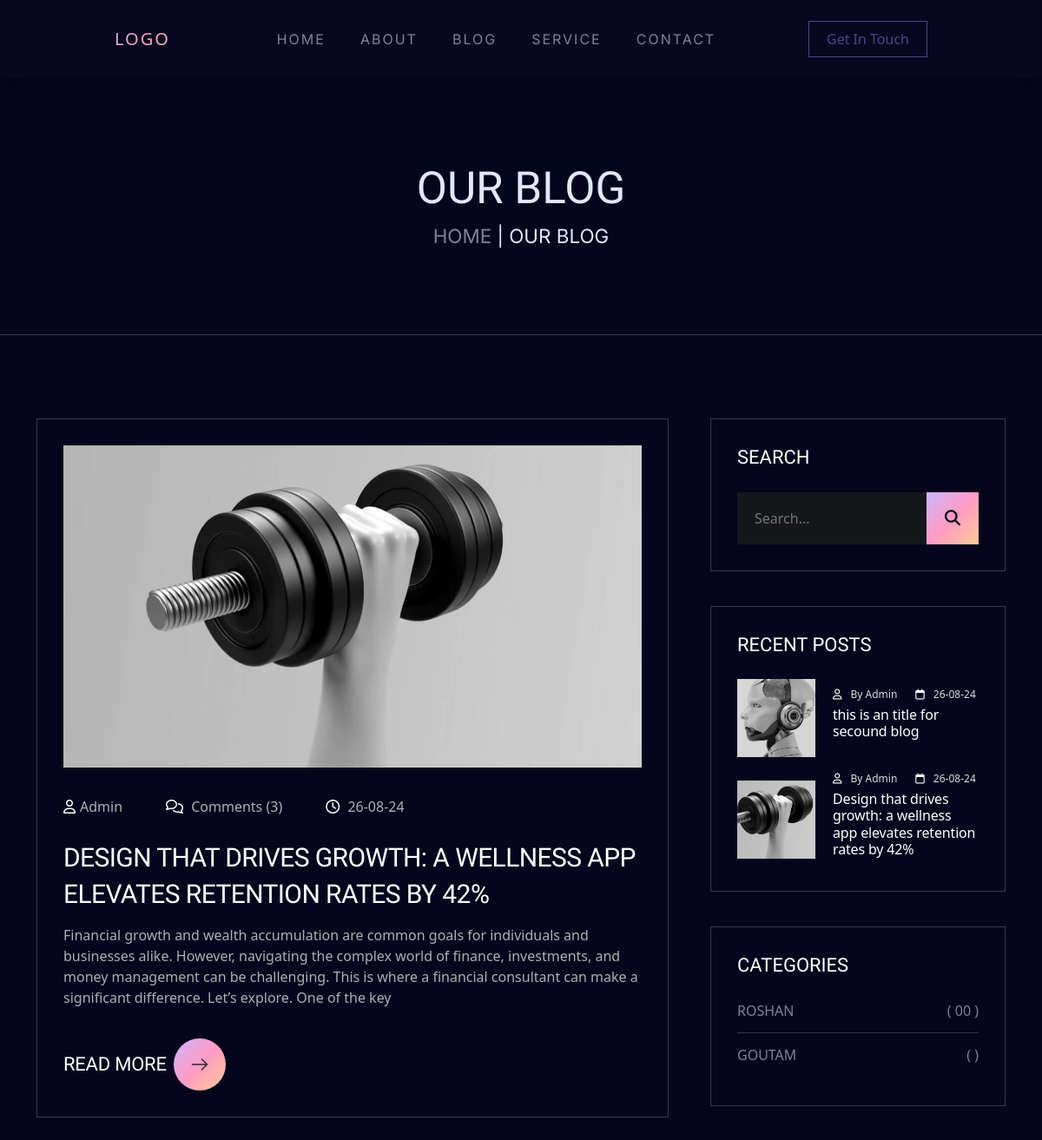
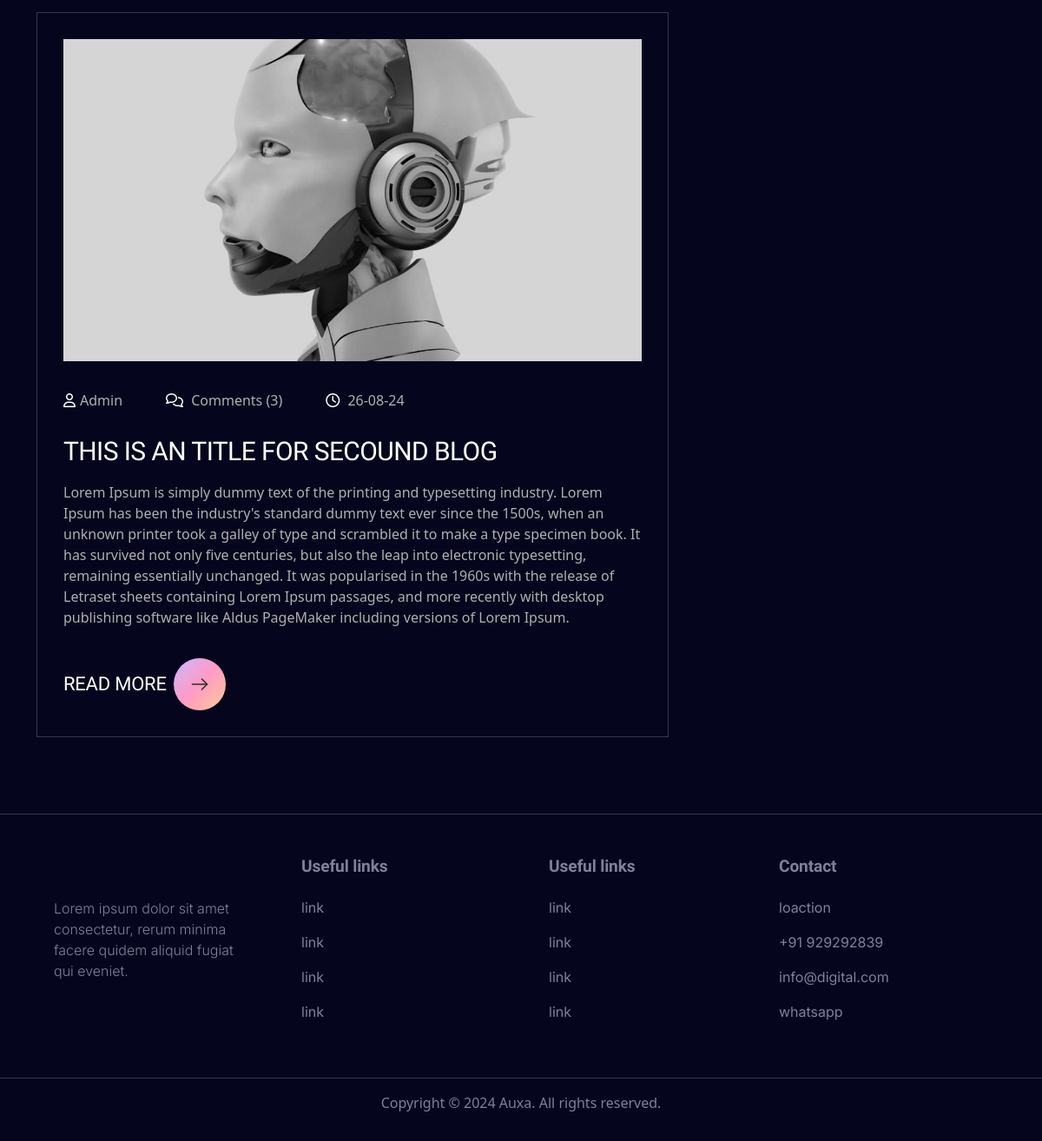
The page /index.php/home/blog on the database its author committed (2 pictures, top to bottom).
### tables this page shows
CREATE TABLE `blog` (
  `id` int(11) NOT NULL,
  `title` varchar(1200) NOT NULL,
  `category` varchar(500) NOT NULL,
  `desc` text NOT NULL,
  `dateofupdation` varchar(500) NOT NULL,
  `img` varchar(50) NOT NULL,
  `content` text NOT NULL,
  `catg` int(11) NOT NULL DEFAULT 1,
  `updationdate` datetime NOT NULL DEFAULT current_timestamp()
);

CREATE TABLE `catg` (
  `id` int(11) NOT NULL,
  `name` varchar(1000) NOT NULL
);

### application/controllers/Home.php (called while the page is built, shortened)
<?php
class Home extends CI_Controller {
	public function __construct(){
		$this->load->model('all_img');
		$this->load->model('Contact');
		$this->load->model('Blog_model');
		$this->load->model('Web_model');
	}
	public function blog()
	{
		$a['blog'] = $this->Blog_model->getallblog();
		$b['blogs'] = $this->Blog_model->getfiveblog();
		$c['catg'] = $this->Web_model->get_all_catg();
		$new = array_merge($a,$b,$c);
		$this->load->view('blog',$new);
	}
}

### index.php (called while the page is built, shortened)
<?php
require_once BASEPATH.'core/CodeIgniter.php';

### application/models/Blog_model.php (called while the page is built, shortened)
<?php
class Blog_model extends CI_Model
{
    public function getallblog(){
        $this->db->select('*');
        $a = $this->db->get('blog')->result();
        return $a;
    }
    public function getfiveblog(){
        $this->db->select('*');
        $this->db->order_by('id','desc');
        $this->db->limit(5);
        $a = $this->db->get('blog')->result();
        return $a;
    }
}

### application/models/Web_model.php (called while the page is built, shortened)
<?php
class Web_model extends CI_Model
{
    public function get_all_catg(){
        $this->db->select('*');
        $this->db->order_by('id','desc');
        $a = $this->db->get('catg')->result();
       return $a;
    }
}

### application/views/blog.php (the view, shortened to what this page needs)
<!DOCTYPE html>
<html lang="en">
<head>
    <?php $this->load->view('include/headlink') ?>
</head>
<body>
    <?php $this->load->view('include/header') ?>
    <main>
        <section class="page__head">
            <div class="page__head__inner py-5">
                <div class="container text-center mt-5 mb-5">
                    <div class="page__heading">
                        <h2>Our Blog</h2>
                    </div>
                    <div class="page_breadcrumb">
                        <p><a href="<?= base_url() ?>">Home</a> | <span>Our Blog</span> </p>
                    </div>
                </div>
            </div>
        </section>
        <section class="blog__cards">
            <div class="blog__cards__inner py-5">
                <div class="container mt-5">
                    <div class="row row-cols-1 row-cols-lg-2 g-5">
                        <div class="col-lg-8">
                            <div class="blog__post__wrapper">
                                <?php foreach($blog as $a){
                                    $id = base64_encode($a->id);
                                    ?>
                                    <article class="single__post__item">
                                    <div class="post__thumbnail__wrapper">
                                        <a href="<?= base_url('blog-detail/'.$id) ?>">
                                            <img src="<?=base_url()?>assets/image/blog_img/<?=$a->img?>" alt="<?=$a->title?>">
                                        </a>
                                    </div>
                                    <div class="post__content__wrapper">
                                        <ul class="post__meta list-unstyled">
                                            <li>
                                                <span>
                                                    <i class="far fa-user"></i><span class="author vcard">Admin</span>
                                                </span>
                                            </li>
                                            <li>
                                                <a href="#!"><i class="far fa-comments"></i> Comments (3)</a>
                                            </li>
                                            <li>
                                                <span class="posted-on">
                                                    <i class="far fa-clock"></i> <a href="#!"><?=$a->dateofupdation?></a>
                                                </span>
                                            </li>
                                        </ul>
                                        <h3 class="post__title border_effect">
                                            <a href="<?= base_url('blog-detail/'.$id) ?>"><?=$a->title?></a>
                                        </h3>
                                        <div class="post__excerpt">
                                            <p><?=$a->desc?></p>
                                        </div>
                                        <div class="post__read__more">
                                            <a href="#!" class="btn__link">Read More <span><img src="assets/images/arrow-right2.svg" alt=""></span></a>
                                        </div>
                                    </div>
                                </article>
                                <?php } ?>
                            </div>
                        </div>
                        <div class="col-lg-4">
                            <div class="blog__sidebar sidebar__area">
                                <div class="widget">
                                    <h2 class="widget__title">Search</h2>
                                    <form class="widget__search" action="#">
                                        <input type="text" placeholder="Search...">
                                        <button><i class="fa-solid fa-magnifying-glass"></i></button>
                                    </form>
                                </div>
                                <div class="widget">
                                    <h2 class="widget__title">Recent Posts</h2>
                                    <div class="widget__post">
                                        <?php foreach($blogs as $b){ $id = base64_encode($b->id)?>
                                            <div class="widget__post__item">
                                            <div class="post__thumb">
                                                <a href="<?= base_url('blog-detail/'.$id) ?>"><img src="<?=base_url()?>assets/image/blog_img/<?=$b->img?>" alt="<?=$b->title?>"></a>
                                            </div>
                                            <div class="post__content">
                                                <div class="post__meta">
                                                    <a href="#!"><i class="invite-text-gr-color far fa-user"></i>By Admin</a>
                                                    <a href="#!"><i class="invite-text-gr-color far fa-calendar"></i><?=$b->dateofupdation?></a>
                                                </div>
                                                <h4 class="post__title border__effect__2"><a href="<?= base_url('blog-detail/'.$id) ?>"><?=$b->title ?></a></h4>
                                            </div>
                                        </div>
                                        <?php } ?>
                                    </div>
                                </div>
                                <div class="widget">
                                    <h2 class="widget__title">
                                        <span>Categories</span>
                                    </h2>
                                    <ul class="widget__category list-unstyled">
                                        <?php foreach($catg as $cat) { ?>
                                            <li><a href="#!"><?=$cat->name?><span>(
                                                    <?php $num = 0; foreach($blogs as $c){ if($c->category == $cat->name){echo $num;} } ?>
                                                )</span></a></li>
                                        <?php } ?>
                                    </ul>
                                </div>
                            </div>
                        </div>
                    </div>
                </div>
            </div>
        </section>
    </main>
    <?php $this->load->view('include/footer') ?>
</body>
</html>

### application/views/include/headlink.php (shortened to what this page needs)
<link rel="stylesheet" href="<?= base_url('assets/css/style.min.css') ?>">
<link href="https://cdn.jsdelivr.net/npm/bootstrap@5.3.3/dist/css/bootstrap.min.css" rel="stylesheet">
<link rel="stylesheet" href="https://cdn.jsdelivr.net/npm/bootstrap-icons@1.11.3/font/bootstrap-icons.min.css"/>
<link rel="stylesheet" href="https://cdnjs.cloudflare.com/ajax/libs/font-awesome/6.6.0/css/all.min.css"/>

### application/views/include/header.php (shortened to what this page needs)
<header>
    <nav class="navbar navbar-expand-lg shadow py-4">
        <div class="container-fluid">
            <a class="navbar-brand" href="#">LOGO</a>
            <div class="collapse navbar-collapse" id="navbarSupportedContent">
                <ul class="navbar-nav mx-auto mb-2 mb-lg-0">
                    <li class="nav-item me-4">
                        <a class="nav-link active" aria-current="page" href="<?= base_url() ?>">Home</a>
                    </li>
                    <li class="nav-item me-4">
                        <a class="nav-link" href="<?= base_url('about-us') ?>">About</a>
                    </li>
                    <li class="nav-item me-4">
                        <a class="nav-link" href="<?= base_url('our-blog') ?>">Blog</a>
                    </li>
                    <li class="nav-item me-4">
                        <a class="nav-link" href="<?= base_url('our-service') ?>">Service</a>
                    </li>
                    <li class="nav-item">
                        <a class="nav-link" href="<?= base_url('contact-us') ?>">Contact</a>
                    </li>
                </ul>
                <div class="d-flex">
                    <a href="#" class="nav__btn">Get in touch</a>
                </div>
            </div>
        </div>
    </nav>
</header>

### application/views/include/footer.php (shortened to what this page needs)
<footer>
    <div class="footer__inner">
        <div class="container py-5">
            <div class="row row-cols-1 row-cols-md-2 row-cols-lg-4">
                <div class="col">
                    <div class="footer__left">
                        <div class="footer__logo">
                        </div>
                        <div class="footer__text mt-4">
                            <p>
                                Lorem ipsum dolor sit amet consectetur, rerum minima facere quidem aliquid fugiat qui eveniet.
                            </p>
                        </div>
                    </div>
                </div>
                <div class="col">
                    <div class="footer__links">
                        <div class="footer__title">
                            <h3>Useful links</h3>
                        </div>
                        <div class="footer__nav mt-4">
                            <ul class="list-unstyled">
                                <li class="mb-3"><a href="#">link</a></li>
                                <li class="mb-3"><a href="#">link</a></li>
                                <li class="mb-3"><a href="#">link</a></li>
                                <li class="mb-3"><a href="#">link</a></li>
                            </ul>
                        </div>
                    </div>
                </div>
                <div class="col">
                    <div class="footer__links">
                        <div class="footer__title">
                            <h3>Useful links</h3>
                        </div>
                        <div class="footer__nav mt-4">
                            <ul class="list-unstyled">
                                <li class="mb-3"><a href="#">link</a></li>
                                <li class="mb-3"><a href="#">link</a></li>
                                <li class="mb-3"><a href="#">link</a></li>
                                <li class="mb-3"><a href="#">link</a></li>
                            </ul>
                        </div>
                    </div>
                </div>
                <div class="col">
                    <div class="footer__contact">
                        <div class="footer__title">
                            <h3>Contact</h3>
                        </div>
                        <div class="footer__nav mt-4">
                            <ul class="list-unstyled">
                                <li class="mb-3"><p><span class="footer__icon"></span><a href="">loaction</a></p></li>
                                <li class="mb-3"><p><span class="footer__icon"></span><a href="tel:">+91 929292839</a></p></li>
                                <li class="mb-3"><p><span class="footer__icon"></span><a href="mail:">info@digital.com</a></p></li>
                                <li class="mb-3"><p><span class="footer__icon"></span><a href="">whatsapp</a></p></li>
                            </ul>
                        </div>
                    </div>
                </div>
            </div>
        </div>
        <div class="footer__bottom text-center py-3">
            <p>Copyright © 2024 Auxa. All rights reserved.</p>
        </div>
    </div>
</footer>

### rows shown on the page
blog: img (picture), dateofupdation "26-08-24", title "DESIGN THAT DRIVES GROWTH: A WELLNESS APP ELEVATES RETENTION RATES BY 42%", desc "Financial growth and wealth accumulation are common goals for individuals and businesses alike. However, navigating the complex world of finance, investments, and money management can be challenging. This is where a financial consultant can make a significant difference. Let’s explore. One of the key", title "Design that drives growth: a wellness app elevates retention rates by 42%", num "0"
blog: img (picture), dateofupdation "26-08-24", title "THIS IS AN TITLE FOR SECOUND BLOG", desc "Lorem Ipsum is simply dummy text of the printing and typesetting industry. Lorem Ipsum has been the industry's standard dummy text ever since the 1500s, when an unknown printer took a galley of type and scrambled it to make a type specimen book. It has survived not only five centuries, but also the leap into electronic typesetting, remaining essentially unchanged. It was popularised in the 1960s with the release of Letraset sheets containing Lorem Ipsum passages, and more recently with desktop publishing software like Aldus PageMaker including versions of Lorem Ipsum.", title "this is an title for secound blog", num "0"
catg: name "ROSHAN"
catg: name "GOUTAM"
